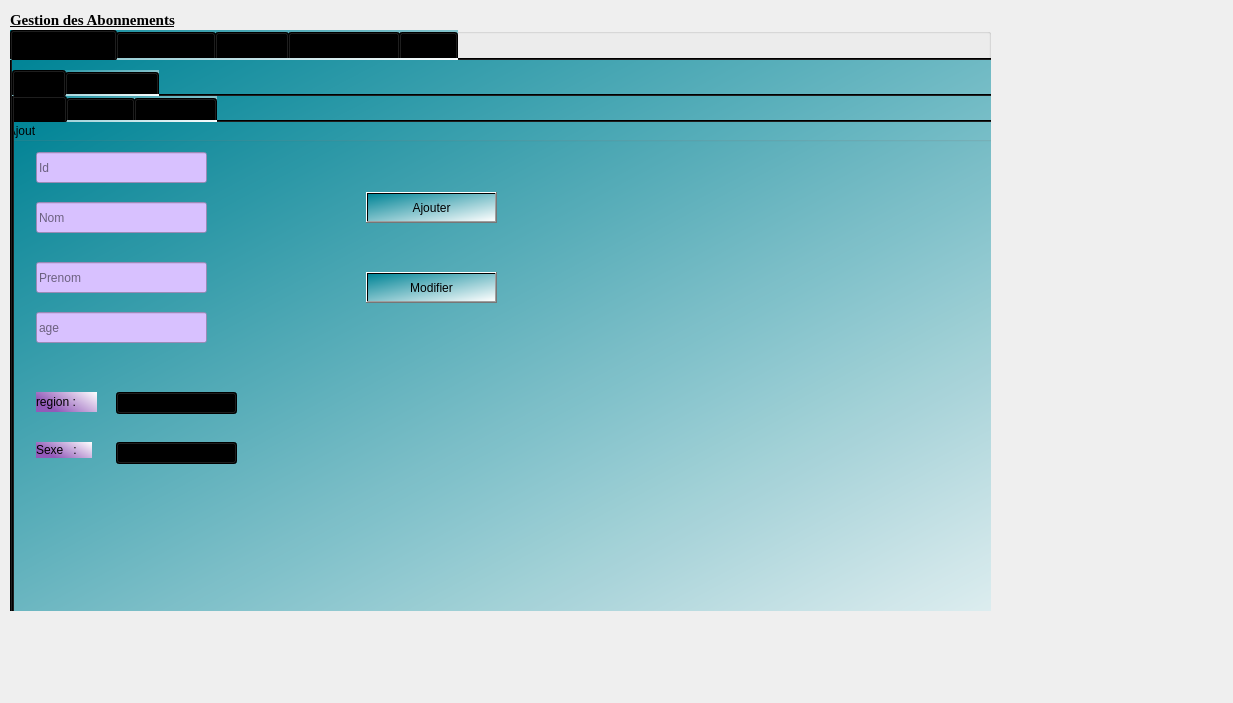
<?xml version="1.0" encoding="UTF-8"?>
<ui version="4.0">
 <class>Dialogabonne</class>
 <widget class="QDialog" name="Dialogabonne">
  <property name="geometry">
   <rect>
    <x>0</x>
    <y>0</y>
    <width>1233</width>
    <height>703</height>
   </rect>
  </property>
  <property name="windowTitle">
   <string>Dialog</string>
  </property>
  <widget class="QGroupBox" name="groupBox">
   <property name="geometry">
    <rect>
     <x>10</x>
     <y>10</y>
     <width>981</width>
     <height>601</height>
    </rect>
   </property>
   <property name="font">
    <font>
     <family>Georgia</family>
     <pointsize>11</pointsize>
     <weight>75</weight>
     <italic>false</italic>
     <bold>true</bold>
     <underline>true</underline>
    </font>
   </property>
   <property name="title">
    <string>Gestion des Abonnements</string>
   </property>
   <widget class="QTabWidget" name="tabWidget_2">
    <property name="geometry">
     <rect>
      <x>0</x>
      <y>20</y>
      <width>1121</width>
      <height>621</height>
     </rect>
    </property>
    <property name="styleSheet">
     <string notr="true">background-color: rgb(0, 186, 186);
background-color: qlineargradient(spread:pad, x1:0, y1:0, x2:1, y2:1, stop:0 rgba(0, 132, 150, 255), stop:1 rgba(255, 255, 255, 255));</string>
    </property>
    <property name="currentIndex">
     <number>0</number>
    </property>
    <property name="elideMode">
     <enum>Qt::ElideMiddle</enum>
    </property>
    <widget class="QWidget" name="tab_5">
     <attribute name="title">
      <string>gestion basic</string>
     </attribute>
     <widget class="QTabWidget" name="tabWidget">
      <property name="geometry">
       <rect>
        <x>0</x>
        <y>10</y>
        <width>1091</width>
        <height>571</height>
       </rect>
      </property>
      <property name="currentIndex">
       <number>0</number>
      </property>
      <property name="tabBarAutoHide">
       <bool>true</bool>
      </property>
      <widget class="QWidget" name="client">
       <attribute name="title">
        <string>client</string>
       </attribute>
       <widget class="QTabWidget" name="tabWidget_3">
        <property name="geometry">
         <rect>
          <x>-10</x>
          <y>0</y>
          <width>1081</width>
          <height>521</height>
         </rect>
        </property>
        <property name="currentIndex">
         <number>0</number>
        </property>
        <widget class="QWidget" name="tab_6">
         <attribute name="title">
          <string>Ajouter</string>
         </attribute>
         <widget class="QGroupBox" name="groupBox_2">
          <property name="geometry">
           <rect>
            <x>0</x>
            <y>0</y>
            <width>1081</width>
            <height>581</height>
           </rect>
          </property>
          <property name="styleSheet">
           <string notr="true"/>
          </property>
          <property name="title">
           <string>Ajout</string>
          </property>
          <widget class="QLineEdit" name="le_id">
           <property name="geometry">
            <rect>
             <x>30</x>
             <y>30</y>
             <width>171</width>
             <height>31</height>
            </rect>
           </property>
           <property name="styleSheet">
            <string notr="true">background-color: rgb(170, 170, 127);
background-color: rgb(216, 193, 255);</string>
           </property>
           <property name="placeholderText">
            <string>Id</string>
           </property>
          </widget>
          <widget class="QLineEdit" name="le_nom">
           <property name="geometry">
            <rect>
             <x>30</x>
             <y>80</y>
             <width>171</width>
             <height>31</height>
            </rect>
           </property>
           <property name="styleSheet">
            <string notr="true">background-color: rgb(216, 193, 255);</string>
           </property>
           <property name="placeholderText">
            <string>Nom</string>
           </property>
          </widget>
          <widget class="QLineEdit" name="le_prenom">
           <property name="geometry">
            <rect>
             <x>30</x>
             <y>140</y>
             <width>171</width>
             <height>31</height>
            </rect>
           </property>
           <property name="styleSheet">
            <string notr="true">background-color: rgb(216, 193, 255);
</string>
           </property>
           <property name="placeholderText">
            <string>Prenom</string>
           </property>
          </widget>
          <widget class="QPushButton" name="pb_ajouter">
           <property name="geometry">
            <rect>
             <x>360</x>
             <y>70</y>
             <width>131</width>
             <height>31</height>
            </rect>
           </property>
           <property name="cursor">
            <cursorShape>ArrowCursor</cursorShape>
           </property>
           <property name="tabletTracking">
            <bool>true</bool>
           </property>
           <property name="styleSheet">
            <string notr="true"/>
           </property>
           <property name="text">
            <string>Ajouter</string>
           </property>
          </widget>
          <widget class="QLineEdit" name="le_age">
           <property name="geometry">
            <rect>
             <x>30</x>
             <y>190</y>
             <width>171</width>
             <height>31</height>
            </rect>
           </property>
           <property name="styleSheet">
            <string notr="true">background-color: rgb(216, 193, 255);</string>
           </property>
           <property name="text">
            <string/>
           </property>
           <property name="placeholderText">
            <string>age</string>
           </property>
          </widget>
          <widget class="QPushButton" name="le_Modifier">
           <property name="geometry">
            <rect>
             <x>360</x>
             <y>150</y>
             <width>131</width>
             <height>31</height>
            </rect>
           </property>
           <property name="text">
            <string>Modifier</string>
           </property>
          </widget>
          <widget class="QComboBox" name="le_sexe">
           <property name="geometry">
            <rect>
             <x>110</x>
             <y>320</y>
             <width>121</width>
             <height>22</height>
            </rect>
           </property>
           <item>
            <property name="text">
             <string>choisir sexe</string>
            </property>
           </item>
           <item>
            <property name="text">
             <string>male</string>
            </property>
           </item>
           <item>
            <property name="text">
             <string>femelle</string>
            </property>
           </item>
          </widget>
          <widget class="QLabel" name="label_2">
           <property name="geometry">
            <rect>
             <x>30</x>
             <y>320</y>
             <width>56</width>
             <height>16</height>
            </rect>
           </property>
           <property name="styleSheet">
            <string notr="true">background-color: rgb(85, 0, 127);
background-color: qlineargradient(spread:pad, x1:0, y1:0.523091, x2:1, y2:0, stop:0.0882353 rgba(146, 90, 185, 255), stop:1 rgba(255, 255, 255, 255));</string>
           </property>
           <property name="text">
            <string>Sexe   :</string>
           </property>
          </widget>
          <widget class="QLabel" name="label">
           <property name="geometry">
            <rect>
             <x>30</x>
             <y>270</y>
             <width>61</width>
             <height>20</height>
            </rect>
           </property>
           <property name="contextMenuPolicy">
            <enum>Qt::DefaultContextMenu</enum>
           </property>
           <property name="styleSheet">
            <string notr="true">background-color: qlineargradient(spread:pad, x1:0, y1:0.523091, x2:1, y2:0, stop:0.0882353 rgba(146, 90, 185, 255), stop:1 rgba(255, 255, 255, 255));</string>
           </property>
           <property name="text">
            <string>region :</string>
           </property>
          </widget>
          <widget class="QComboBox" name="les_region">
           <property name="geometry">
            <rect>
             <x>110</x>
             <y>270</y>
             <width>121</width>
             <height>22</height>
            </rect>
           </property>
           <item>
            <property name="text">
             <string>choisir region</string>
            </property>
           </item>
           <item>
            <property name="text">
             <string>Nord-Est</string>
            </property>
           </item>
           <item>
            <property name="text">
             <string>Nord-Ouest</string>
            </property>
           </item>
           <item>
            <property name="text">
             <string>Centre-Est</string>
            </property>
           </item>
           <item>
            <property name="text">
             <string>Centre-Ouest</string>
            </property>
           </item>
           <item>
            <property name="text">
             <string>Sud-Est</string>
            </property>
           </item>
           <item>
            <property name="text">
             <string>Sud-Ouest</string>
            </property>
           </item>
          </widget>
         </widget>
        </widget>
        <widget class="QWidget" name="tab_7">
         <attribute name="title">
          <string>Affichier</string>
         </attribute>
         <widget class="QTableView" name="tab_client">
          <property name="geometry">
           <rect>
            <x>20</x>
            <y>40</y>
            <width>651</width>
            <height>371</height>
           </rect>
          </property>
         </widget>
         <widget class="QLineEdit" name="le_recherche_client">
          <property name="geometry">
           <rect>
            <x>220</x>
            <y>10</y>
            <width>113</width>
            <height>20</height>
           </rect>
          </property>
         </widget>
         <widget class="QComboBox" name="cb_tri_client">
          <property name="geometry">
           <rect>
            <x>80</x>
            <y>10</y>
            <width>62</width>
            <height>22</height>
           </rect>
          </property>
          <item>
           <property name="text">
            <string>Tri par:</string>
           </property>
          </item>
          <item>
           <property name="text">
            <string>Identifiant</string>
           </property>
          </item>
          <item>
           <property name="text">
            <string>Age</string>
           </property>
          </item>
          <item>
           <property name="text">
            <string>Sexe</string>
           </property>
          </item>
         </widget>
         <widget class="QPushButton" name="pushButton">
          <property name="geometry">
           <rect>
            <x>700</x>
            <y>270</y>
            <width>75</width>
            <height>23</height>
           </rect>
          </property>
          <property name="text">
           <string>QR</string>
          </property>
         </widget>
         <widget class="QLabel" name="QRCODE_3">
          <property name="geometry">
           <rect>
            <x>680</x>
            <y>110</y>
            <width>101</width>
            <height>131</height>
           </rect>
          </property>
          <property name="text">
           <string/>
          </property>
         </widget>
        </widget>
        <widget class="QWidget" name="tab_2">
         <attribute name="title">
          <string>Supprimer </string>
         </attribute>
         <widget class="QLineEdit" name="le_id_sup">
          <property name="geometry">
           <rect>
            <x>100</x>
            <y>69</y>
            <width>191</width>
            <height>31</height>
           </rect>
          </property>
          <property name="inputMask">
           <string/>
          </property>
          <property name="text">
           <string/>
          </property>
          <property name="placeholderText">
           <string>Identifiant</string>
          </property>
         </widget>
         <widget class="QPushButton" name="pb_supprimer">
          <property name="geometry">
           <rect>
            <x>160</x>
            <y>130</y>
            <width>75</width>
            <height>23</height>
           </rect>
          </property>
          <property name="text">
           <string>Supprimer</string>
          </property>
         </widget>
        </widget>
       </widget>
      </widget>
      <widget class="QWidget" name="tab_12">
       <attribute name="title">
        <string>Abonnement</string>
       </attribute>
       <widget class="QTabWidget" name="tabWidget_4">
        <property name="geometry">
         <rect>
          <x>0</x>
          <y>0</y>
          <width>1061</width>
          <height>511</height>
         </rect>
        </property>
        <property name="currentIndex">
         <number>0</number>
        </property>
        <widget class="QWidget" name="tab_13">
         <attribute name="title">
          <string>Ajouter</string>
         </attribute>
         <widget class="QPushButton" name="pb_ajouter_2">
          <property name="geometry">
           <rect>
            <x>350</x>
            <y>110</y>
            <width>93</width>
            <height>28</height>
           </rect>
          </property>
          <property name="text">
           <string>Ajouter</string>
          </property>
         </widget>
         <widget class="QLabel" name="label_9">
          <property name="geometry">
           <rect>
            <x>30</x>
            <y>140</y>
            <width>71</width>
            <height>16</height>
           </rect>
          </property>
          <property name="styleSheet">
           <string notr="true">background-color: qlineargradient(spread:repeat, x1:0, y1:0, x2:1, y2:1, stop:0 rgba(49, 149, 149, 255), stop:1 rgba(61, 61, 61, 255));</string>
          </property>
          <property name="text">
           <string>Date Debut</string>
          </property>
          <property name="textFormat">
           <enum>Qt::AutoText</enum>
          </property>
         </widget>
         <widget class="QLabel" name="label_10">
          <property name="geometry">
           <rect>
            <x>40</x>
            <y>210</y>
            <width>56</width>
            <height>16</height>
           </rect>
          </property>
          <property name="styleSheet">
           <string notr="true">background-color: qlineargradient(spread:repeat, x1:0, y1:0, x2:1, y2:1, stop:0 rgba(49, 149, 149, 255), stop:1 rgba(61, 61, 61, 255));</string>
          </property>
          <property name="text">
           <string>Date Fin</string>
          </property>
         </widget>
         <widget class="QPushButton" name="le_modifier_2">
          <property name="geometry">
           <rect>
            <x>350</x>
            <y>180</y>
            <width>93</width>
            <height>28</height>
           </rect>
          </property>
          <property name="text">
           <string>Modifier</string>
          </property>
         </widget>
         <widget class="QLineEdit" name="le_id_2">
          <property name="geometry">
           <rect>
            <x>110</x>
            <y>80</y>
            <width>111</width>
            <height>21</height>
           </rect>
          </property>
          <property name="text">
           <string/>
          </property>
          <property name="placeholderText">
           <string/>
          </property>
         </widget>
         <widget class="QDateEdit" name="le_date_deb">
          <property name="geometry">
           <rect>
            <x>110</x>
            <y>140</y>
            <width>110</width>
            <height>22</height>
           </rect>
          </property>
         </widget>
         <widget class="QDateEdit" name="le_date_fin">
          <property name="geometry">
           <rect>
            <x>110</x>
            <y>210</y>
            <width>110</width>
            <height>22</height>
           </rect>
          </property>
         </widget>
         <widget class="QLabel" name="label_3">
          <property name="geometry">
           <rect>
            <x>40</x>
            <y>80</y>
            <width>56</width>
            <height>16</height>
           </rect>
          </property>
          <property name="styleSheet">
           <string notr="true">background-color: qlineargradient(spread:repeat, x1:0, y1:0, x2:1, y2:1, stop:0 rgba(49, 149, 149, 255), stop:1 rgba(61, 61, 61, 255));</string>
          </property>
          <property name="text">
           <string>Id</string>
          </property>
         </widget>
        </widget>
        <widget class="QWidget" name="tab_14">
         <attribute name="title">
          <string>Afficher</string>
         </attribute>
         <widget class="QTableView" name="tab_etudiant_2">
          <property name="geometry">
           <rect>
            <x>0</x>
            <y>0</y>
            <width>1061</width>
            <height>621</height>
           </rect>
          </property>
         </widget>
        </widget>
        <widget class="QWidget" name="tab_15">
         <attribute name="title">
          <string>Supprimer</string>
         </attribute>
         <widget class="QLineEdit" name="le_id_sup_2">
          <property name="geometry">
           <rect>
            <x>70</x>
            <y>70</y>
            <width>151</width>
            <height>20</height>
           </rect>
          </property>
          <property name="placeholderText">
           <string>Identifiant</string>
          </property>
         </widget>
         <widget class="QPushButton" name="pb_supprimer_2">
          <property name="geometry">
           <rect>
            <x>70</x>
            <y>100</y>
            <width>75</width>
            <height>23</height>
           </rect>
          </property>
          <property name="text">
           <string>Supprimer</string>
          </property>
         </widget>
        </widget>
       </widget>
      </widget>
     </widget>
    </widget>
    <widget class="QWidget" name="tab_9">
     <attribute name="title">
      <string>Statistiques</string>
     </attribute>
     <widget class="QFrame" name="horizontalFrame">
      <property name="geometry">
       <rect>
        <x>20</x>
        <y>70</y>
        <width>391</width>
        <height>400</height>
       </rect>
      </property>
      <layout class="QHBoxLayout" name="horizontalLayout">
       <item>
        <widget class="QPushButton" name="pb_stat_age">
         <property name="text">
          <string>Selon l'Age</string>
         </property>
        </widget>
       </item>
      </layout>
     </widget>
     <widget class="QFrame" name="horizontalFrame_3">
      <property name="geometry">
       <rect>
        <x>440</x>
        <y>70</y>
        <width>391</width>
        <height>400</height>
       </rect>
      </property>
      <layout class="QHBoxLayout" name="horizontalLayout_3"/>
     </widget>
    </widget>
    <widget class="QWidget" name="tab_3">
     <attribute name="title">
      <string>History</string>
     </attribute>
     <widget class="QTextBrowser" name="textBrowser">
      <property name="geometry">
       <rect>
        <x>20</x>
        <y>20</y>
        <width>721</width>
        <height>351</height>
       </rect>
      </property>
     </widget>
     <widget class="QPushButton" name="CLEAR">
      <property name="geometry">
       <rect>
        <x>310</x>
        <y>390</y>
        <width>75</width>
        <height>23</height>
       </rect>
      </property>
      <property name="text">
       <string>Clear</string>
      </property>
     </widget>
    </widget>
    <widget class="QWidget" name="tab_10">
     <attribute name="title">
      <string>warningexpir</string>
     </attribute>
     <widget class="QDialogButtonBox" name="buttonBox">
      <property name="geometry">
       <rect>
        <x>280</x>
        <y>270</y>
        <width>156</width>
        <height>23</height>
       </rect>
      </property>
      <property name="standardButtons">
       <set>QDialogButtonBox::Cancel|QDialogButtonBox::Ok</set>
      </property>
     </widget>
    </widget>
    <widget class="QWidget" name="tab">
     <attribute name="title">
      <string>Excel</string>
     </attribute>
     <widget class="QPushButton" name="pb_excel">
      <property name="geometry">
       <rect>
        <x>0</x>
        <y>30</y>
        <width>100</width>
        <height>30</height>
       </rect>
      </property>
      <property name="palette">
       <palette>
        <active>
         <colorrole role="WindowText">
          <brush brushstyle="SolidPattern">
           <color alpha="255">
            <red>0</red>
            <green>0</green>
            <blue>0</blue>
           </color>
          </brush>
         </colorrole>
         <colorrole role="Button">
          <brush brushstyle="LinearGradientPattern">
           <gradient startx="0.000000000000000" starty="0.000000000000000" endx="1.000000000000000" endy="1.000000000000000" type="LinearGradient" spread="PadSpread" coordinatemode="ObjectBoundingMode">
            <gradientstop position="0.000000000000000">
             <color alpha="255">
              <red>0</red>
              <green>132</green>
              <blue>150</blue>
             </color>
            </gradientstop>
            <gradientstop position="1.000000000000000">
             <color alpha="255">
              <red>255</red>
              <green>255</green>
              <blue>255</blue>
             </color>
            </gradientstop>
           </gradient>
          </brush>
         </colorrole>
         <colorrole role="Light">
          <brush brushstyle="SolidPattern">
           <color alpha="255">
            <red>127</red>
            <green>255</green>
            <blue>127</blue>
           </color>
          </brush>
         </colorrole>
         <colorrole role="Midlight">
          <brush brushstyle="SolidPattern">
           <color alpha="255">
            <red>63</red>
            <green>255</green>
            <blue>63</blue>
           </color>
          </brush>
         </colorrole>
         <colorrole role="Dark">
          <brush brushstyle="SolidPattern">
           <color alpha="255">
            <red>0</red>
            <green>127</green>
            <blue>0</blue>
           </color>
          </brush>
         </colorrole>
         <colorrole role="Mid">
          <brush brushstyle="SolidPattern">
           <color alpha="255">
            <red>0</red>
            <green>170</green>
            <blue>0</blue>
           </color>
          </brush>
         </colorrole>
         <colorrole role="Text">
          <brush brushstyle="SolidPattern">
           <color alpha="255">
            <red>0</red>
            <green>0</green>
            <blue>0</blue>
           </color>
          </brush>
         </colorrole>
         <colorrole role="BrightText">
          <brush brushstyle="SolidPattern">
           <color alpha="255">
            <red>255</red>
            <green>255</green>
            <blue>255</blue>
           </color>
          </brush>
         </colorrole>
         <colorrole role="ButtonText">
          <brush brushstyle="SolidPattern">
           <color alpha="255">
            <red>0</red>
            <green>0</green>
            <blue>0</blue>
           </color>
          </brush>
         </colorrole>
         <colorrole role="Base">
          <brush brushstyle="LinearGradientPattern">
           <gradient startx="0.000000000000000" starty="0.000000000000000" endx="1.000000000000000" endy="1.000000000000000" type="LinearGradient" spread="PadSpread" coordinatemode="ObjectBoundingMode">
            <gradientstop position="0.000000000000000">
             <color alpha="255">
              <red>0</red>
              <green>132</green>
              <blue>150</blue>
             </color>
            </gradientstop>
            <gradientstop position="1.000000000000000">
             <color alpha="255">
              <red>255</red>
              <green>255</green>
              <blue>255</blue>
             </color>
            </gradientstop>
           </gradient>
          </brush>
         </colorrole>
         <colorrole role="Window">
          <brush brushstyle="LinearGradientPattern">
           <gradient startx="0.000000000000000" starty="0.000000000000000" endx="1.000000000000000" endy="1.000000000000000" type="LinearGradient" spread="PadSpread" coordinatemode="ObjectBoundingMode">
            <gradientstop position="0.000000000000000">
             <color alpha="255">
              <red>0</red>
              <green>132</green>
              <blue>150</blue>
             </color>
            </gradientstop>
            <gradientstop position="1.000000000000000">
             <color alpha="255">
              <red>255</red>
              <green>255</green>
              <blue>255</blue>
             </color>
            </gradientstop>
           </gradient>
          </brush>
         </colorrole>
         <colorrole role="Shadow">
          <brush brushstyle="SolidPattern">
           <color alpha="255">
            <red>0</red>
            <green>0</green>
            <blue>0</blue>
           </color>
          </brush>
         </colorrole>
         <colorrole role="AlternateBase">
          <brush brushstyle="SolidPattern">
           <color alpha="255">
            <red>127</red>
            <green>255</green>
            <blue>127</blue>
           </color>
          </brush>
         </colorrole>
         <colorrole role="ToolTipBase">
          <brush brushstyle="SolidPattern">
           <color alpha="255">
            <red>255</red>
            <green>255</green>
            <blue>220</blue>
           </color>
          </brush>
         </colorrole>
         <colorrole role="ToolTipText">
          <brush brushstyle="SolidPattern">
           <color alpha="255">
            <red>0</red>
            <green>0</green>
            <blue>0</blue>
           </color>
          </brush>
         </colorrole>
         <colorrole role="PlaceholderText">
          <brush brushstyle="SolidPattern">
           <color alpha="128">
            <red>0</red>
            <green>0</green>
            <blue>0</blue>
           </color>
          </brush>
         </colorrole>
        </active>
        <inactive>
         <colorrole role="WindowText">
          <brush brushstyle="SolidPattern">
           <color alpha="255">
            <red>0</red>
            <green>0</green>
            <blue>0</blue>
           </color>
          </brush>
         </colorrole>
         <colorrole role="Button">
          <brush brushstyle="LinearGradientPattern">
           <gradient startx="0.000000000000000" starty="0.000000000000000" endx="1.000000000000000" endy="1.000000000000000" type="LinearGradient" spread="PadSpread" coordinatemode="ObjectBoundingMode">
            <gradientstop position="0.000000000000000">
             <color alpha="255">
              <red>0</red>
              <green>132</green>
              <blue>150</blue>
             </color>
            </gradientstop>
            <gradientstop position="1.000000000000000">
             <color alpha="255">
              <red>255</red>
              <green>255</green>
              <blue>255</blue>
             </color>
            </gradientstop>
           </gradient>
          </brush>
         </colorrole>
         <colorrole role="Light">
          <brush brushstyle="SolidPattern">
           <color alpha="255">
            <red>127</red>
            <green>255</green>
            <blue>127</blue>
           </color>
          </brush>
         </colorrole>
         <colorrole role="Midlight">
          <brush brushstyle="SolidPattern">
           <color alpha="255">
            <red>63</red>
            <green>255</green>
            <blue>63</blue>
           </color>
          </brush>
         </colorrole>
         <colorrole role="Dark">
          <brush brushstyle="SolidPattern">
           <color alpha="255">
            <red>0</red>
            <green>127</green>
            <blue>0</blue>
           </color>
          </brush>
         </colorrole>
         <colorrole role="Mid">
          <brush brushstyle="SolidPattern">
           <color alpha="255">
            <red>0</red>
            <green>170</green>
            <blue>0</blue>
           </color>
          </brush>
         </colorrole>
         <colorrole role="Text">
          <brush brushstyle="SolidPattern">
           <color alpha="255">
            <red>0</red>
            <green>0</green>
            <blue>0</blue>
           </color>
          </brush>
         </colorrole>
         <colorrole role="BrightText">
          <brush brushstyle="SolidPattern">
           <color alpha="255">
            <red>255</red>
            <green>255</green>
            <blue>255</blue>
           </color>
          </brush>
         </colorrole>
         <colorrole role="ButtonText">
          <brush brushstyle="SolidPattern">
           <color alpha="255">
            <red>0</red>
            <green>0</green>
            <blue>0</blue>
           </color>
          </brush>
         </colorrole>
         <colorrole role="Base">
          <brush brushstyle="LinearGradientPattern">
           <gradient startx="0.000000000000000" starty="0.000000000000000" endx="1.000000000000000" endy="1.000000000000000" type="LinearGradient" spread="PadSpread" coordinatemode="ObjectBoundingMode">
            <gradientstop position="0.000000000000000">
             <color alpha="255">
              <red>0</red>
              <green>132</green>
              <blue>150</blue>
             </color>
            </gradientstop>
            <gradientstop position="1.000000000000000">
             <color alpha="255">
              <red>255</red>
              <green>255</green>
              <blue>255</blue>
             </color>
            </gradientstop>
           </gradient>
          </brush>
         </colorrole>
         <colorrole role="Window">
          <brush brushstyle="LinearGradientPattern">
           <gradient startx="0.000000000000000" starty="0.000000000000000" endx="1.000000000000000" endy="1.000000000000000" type="LinearGradient" spread="PadSpread" coordinatemode="ObjectBoundingMode">
            <gradientstop position="0.000000000000000">
             <color alpha="255">
              <red>0</red>
              <green>132</green>
              <blue>150</blue>
             </color>
            </gradientstop>
            <gradientstop position="1.000000000000000">
             <color alpha="255">
              <red>255</red>
              <green>255</green>
              <blue>255</blue>
             </color>
            </gradientstop>
           </gradient>
          </brush>
         </colorrole>
         <colorrole role="Shadow">
          <brush brushstyle="SolidPattern">
           <color alpha="255">
            <red>0</red>
            <green>0</green>
            <blue>0</blue>
           </color>
          </brush>
         </colorrole>
         <colorrole role="AlternateBase">
          <brush brushstyle="SolidPattern">
           <color alpha="255">
            <red>127</red>
            <green>255</green>
            <blue>127</blue>
           </color>
          </brush>
         </colorrole>
         <colorrole role="ToolTipBase">
          <brush brushstyle="SolidPattern">
           <color alpha="255">
            <red>255</red>
            <green>255</green>
            <blue>220</blue>
           </color>
          </brush>
         </colorrole>
         <colorrole role="ToolTipText">
          <brush brushstyle="SolidPattern">
           <color alpha="255">
            <red>0</red>
            <green>0</green>
            <blue>0</blue>
           </color>
          </brush>
         </colorrole>
         <colorrole role="PlaceholderText">
          <brush brushstyle="SolidPattern">
           <color alpha="128">
            <red>0</red>
            <green>0</green>
            <blue>0</blue>
           </color>
          </brush>
         </colorrole>
        </inactive>
        <disabled>
         <colorrole role="WindowText">
          <brush brushstyle="SolidPattern">
           <color alpha="255">
            <red>0</red>
            <green>127</green>
            <blue>0</blue>
           </color>
          </brush>
         </colorrole>
         <colorrole role="Button">
          <brush brushstyle="LinearGradientPattern">
           <gradient startx="0.000000000000000" starty="0.000000000000000" endx="1.000000000000000" endy="1.000000000000000" type="LinearGradient" spread="PadSpread" coordinatemode="ObjectBoundingMode">
            <gradientstop position="0.000000000000000">
             <color alpha="255">
              <red>0</red>
              <green>132</green>
              <blue>150</blue>
             </color>
            </gradientstop>
            <gradientstop position="1.000000000000000">
             <color alpha="255">
              <red>255</red>
              <green>255</green>
              <blue>255</blue>
             </color>
            </gradientstop>
           </gradient>
          </brush>
         </colorrole>
         <colorrole role="Light">
          <brush brushstyle="SolidPattern">
           <color alpha="255">
            <red>127</red>
            <green>255</green>
            <blue>127</blue>
           </color>
          </brush>
         </colorrole>
         <colorrole role="Midlight">
          <brush brushstyle="SolidPattern">
           <color alpha="255">
            <red>63</red>
            <green>255</green>
            <blue>63</blue>
           </color>
          </brush>
         </colorrole>
         <colorrole role="Dark">
          <brush brushstyle="SolidPattern">
           <color alpha="255">
            <red>0</red>
            <green>127</green>
            <blue>0</blue>
           </color>
          </brush>
         </colorrole>
         <colorrole role="Mid">
          <brush brushstyle="SolidPattern">
           <color alpha="255">
            <red>0</red>
            <green>170</green>
            <blue>0</blue>
           </color>
          </brush>
         </colorrole>
         <colorrole role="Text">
          <brush brushstyle="SolidPattern">
           <color alpha="255">
            <red>0</red>
            <green>127</green>
            <blue>0</blue>
           </color>
          </brush>
         </colorrole>
         <colorrole role="BrightText">
          <brush brushstyle="SolidPattern">
           <color alpha="255">
            <red>255</red>
            <green>255</green>
            <blue>255</blue>
           </color>
          </brush>
         </colorrole>
         <colorrole role="ButtonText">
          <brush brushstyle="SolidPattern">
           <color alpha="255">
            <red>0</red>
            <green>127</green>
            <blue>0</blue>
           </color>
          </brush>
         </colorrole>
         <colorrole role="Base">
          <brush brushstyle="LinearGradientPattern">
           <gradient startx="0.000000000000000" starty="0.000000000000000" endx="1.000000000000000" endy="1.000000000000000" type="LinearGradient" spread="PadSpread" coordinatemode="ObjectBoundingMode">
            <gradientstop position="0.000000000000000">
             <color alpha="255">
              <red>0</red>
              <green>132</green>
              <blue>150</blue>
             </color>
            </gradientstop>
            <gradientstop position="1.000000000000000">
             <color alpha="255">
              <red>255</red>
              <green>255</green>
              <blue>255</blue>
             </color>
            </gradientstop>
           </gradient>
          </brush>
         </colorrole>
         <colorrole role="Window">
          <brush brushstyle="LinearGradientPattern">
           <gradient startx="0.000000000000000" starty="0.000000000000000" endx="1.000000000000000" endy="1.000000000000000" type="LinearGradient" spread="PadSpread" coordinatemode="ObjectBoundingMode">
            <gradientstop position="0.000000000000000">
             <color alpha="255">
              <red>0</red>
              <green>132</green>
              <blue>150</blue>
             </color>
            </gradientstop>
            <gradientstop position="1.000000000000000">
             <color alpha="255">
              <red>255</red>
              <green>255</green>
              <blue>255</blue>
             </color>
            </gradientstop>
           </gradient>
          </brush>
         </colorrole>
         <colorrole role="Shadow">
          <brush brushstyle="SolidPattern">
           <color alpha="255">
            <red>0</red>
            <green>0</green>
            <blue>0</blue>
           </color>
          </brush>
         </colorrole>
         <colorrole role="AlternateBase">
          <brush brushstyle="SolidPattern">
           <color alpha="255">
            <red>0</red>
            <green>255</green>
            <blue>0</blue>
           </color>
          </brush>
         </colorrole>
         <colorrole role="ToolTipBase">
          <brush brushstyle="SolidPattern">
           <color alpha="255">
            <red>255</red>
            <green>255</green>
            <blue>220</blue>
           </color>
          </brush>
         </colorrole>
         <colorrole role="ToolTipText">
          <brush brushstyle="SolidPattern">
           <color alpha="255">
            <red>0</red>
            <green>0</green>
            <blue>0</blue>
           </color>
          </brush>
         </colorrole>
         <colorrole role="PlaceholderText">
          <brush brushstyle="SolidPattern">
           <color alpha="128">
            <red>0</red>
            <green>0</green>
            <blue>0</blue>
           </color>
          </brush>
         </colorrole>
        </disabled>
       </palette>
      </property>
      <property name="text">
       <string>EXCEL</string>
      </property>
     </widget>
     <widget class="QLabel" name="label_4">
      <property name="geometry">
       <rect>
        <x>0</x>
        <y>0</y>
        <width>100</width>
        <height>30</height>
       </rect>
      </property>
      <property name="contextMenuPolicy">
       <enum>Qt::CustomContextMenu</enum>
      </property>
      <property name="styleSheet">
       <string notr="true">border-right-color: qlineargradient(spread:pad, x1:0, y1:0, x2:1, y2:0, stop:0 rgba(0, 0, 0, 255), stop:1 rgba(255, 255, 255, 255));
color: qlineargradient(spread:pad, x1:0, y1:0, x2:1, y2:1, stop:0 rgba(37, 255, 51, 255), stop:1 rgba(255, 255, 255, 255));
color: rgb(85, 255, 127);</string>
      </property>
      <property name="text">
       <string>creation d'un fichier excel </string>
      </property>
     </widget>
    </widget>
   </widget>
  </widget>
 </widget>
 <resources/>
 <connections/>
</ui>
